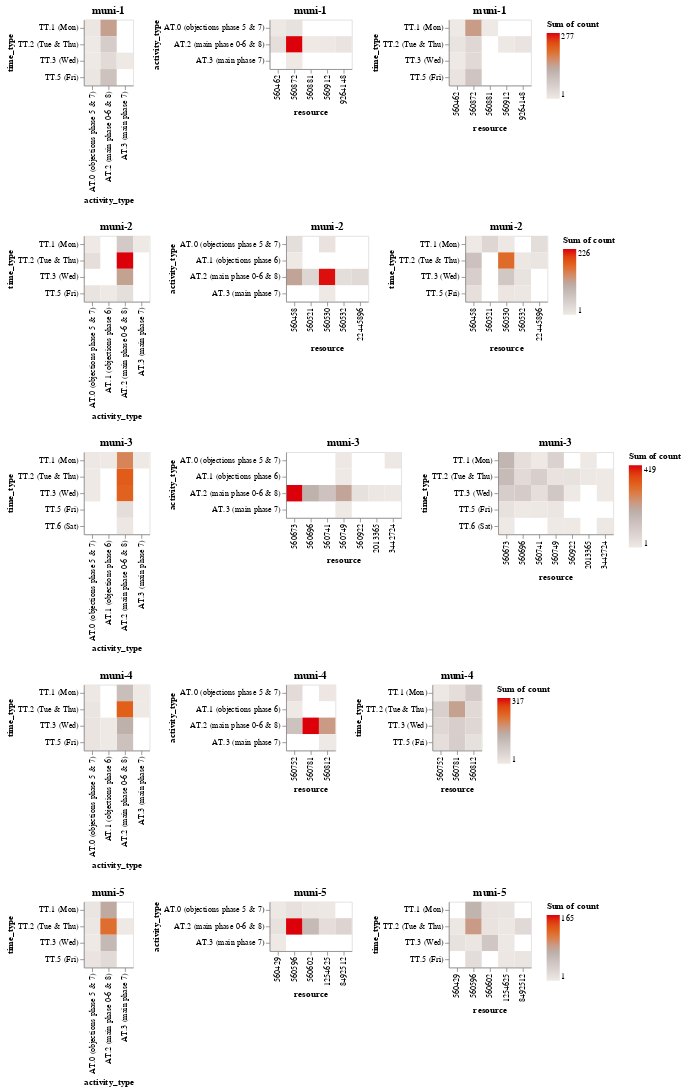

Here is the notebook cell this chart was saved with:
### Code cell
# Visualize group distribution w.r.t. different execution contexts ("member assignment", which is event-based)
# Considering the slowest cases

charts = []
sel_case_thresholds = {
    'muni-1': 112.5, 'muni-2': 98.9, 'muni-3': 44.8, 'muni-4': 162.5, 'muni-5': 113.9
}

for muni, events in df.groupby('municipality'):
    data = []
    sel_cases = []
    for case, trace in events.groupby('case:concept:name'):
        if trace.iloc[0]['case_duration_days'] >= sel_case_thresholds[muni]:
            sel_cases.append(case)
    ct_events = events[events['case:concept:name'].isin(sel_cases)]
    ct_events_gb = ct_events.groupby(by=['municipality', 'org:resource', 'case_type', 'activity_type', 'time_type']).size().reset_index().rename(
        columns={
            'org:resource': 'resource',
            0: 'count'
        }
    )
    charts.append(
        alt.hconcat(
            alt.Chart(data=ct_events_gb, title=f'{muni}').mark_rect().encode(
                x='activity_type:O',
                y='time_type:O',
                color=alt.Color('sum(count):Q', scale=alt.Scale(scheme='lightgreyred')),
                tooltip=['sum(count)']
            ),
            alt.Chart(data=ct_events_gb, title=f'{muni}').mark_rect().encode(
                x='resource:O',
                y='activity_type:O',
                color=alt.Color('sum(count):Q', scale=alt.Scale(scheme='lightgreyred')),
                tooltip=['sum(count)']
            ),
            alt.Chart(data=ct_events_gb, title=f'{muni}').mark_rect().encode(
                x='resource:O',
                y='time_type:O',
                color=alt.Color('sum(count):Q', scale=alt.Scale(scheme='lightgreyred')),
                tooltip=['sum(count)']
            ),
        )
    )
alt.vconcat(*charts).resolve_scale(color='independent')
